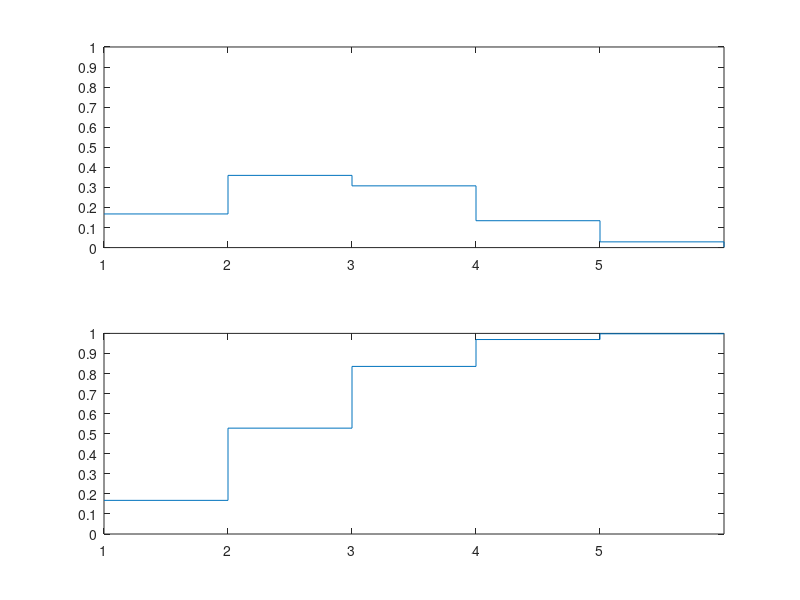

MATLAB code to generate this figure:
exp = 1e5;
nPecas = 5;
sim = rand(nPecas,exp) <= 0.3;
defeito = sum(sim);
prob = zeros(1,nPecas + 1);
for i = 1:nPecas+1
    favoraveis = sum(defeito == i-1);
    prob(i)=favoraveis/exp;
end

subplot(2,1,1);
stairs(prob);
ylim([0,1]);
yticks(0:0.1:1);
xticks([0,1,2,3,4,5]);
%xticklabels(["0","1","2","3","4","5"]);

soma = 0;
resultAcumulado = zeros(1,nPecas+1);
for j= 1: nPecas+1
    soma = soma + prob(j);
    resultAcumulado(j) = soma;
end
subplot(2,1,2);
stairs(resultAcumulado);
ylim([0,1]);
yticks(0:0.1:1);
xticks([0,1,2,3,4,5]);

                        